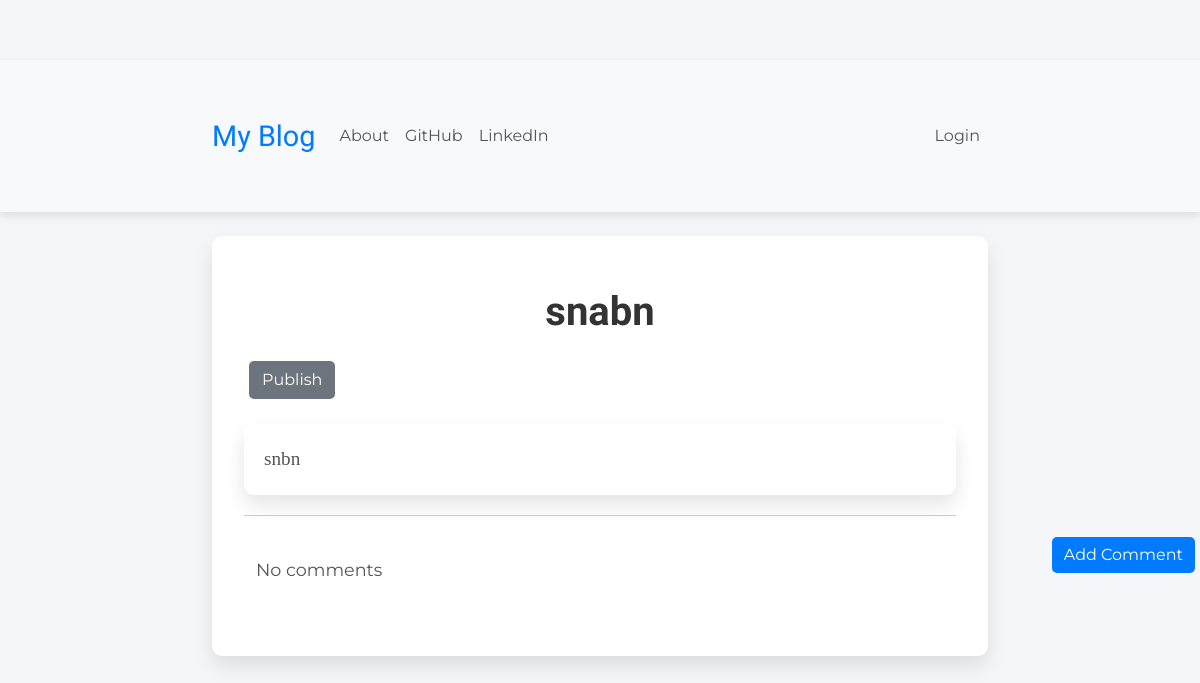
Before: /post/2/ with the older database file.
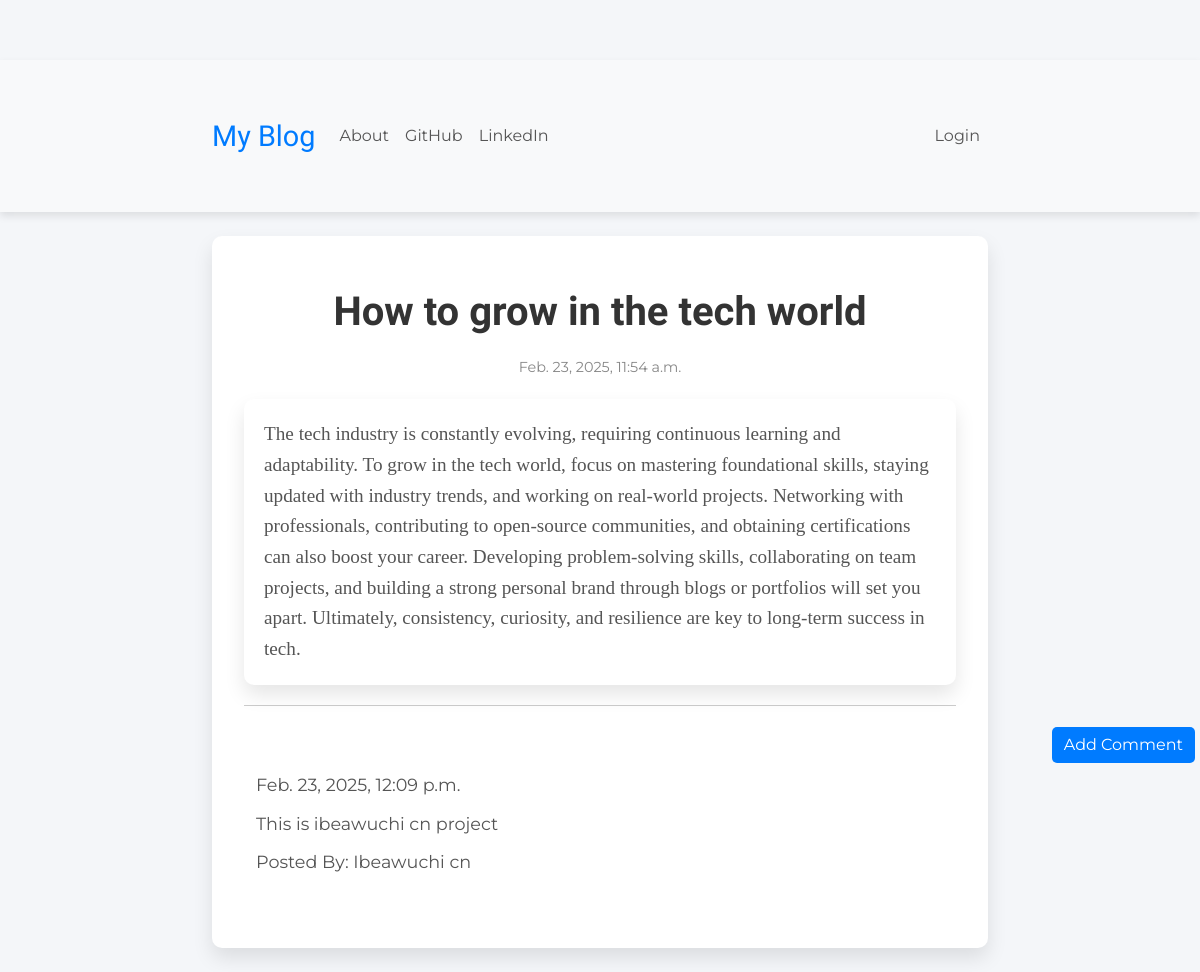
After: the same page with the newer database file.
### blog/models.py (models this page shows, shortened)
class Post(models.Model):
    author = models.ForeignKey(User, on_delete=models.CASCADE)
    title = models.CharField(max_length=200)
    text = models.TextField()
    created_date = models.DateTimeField(default=timezone.now)
    published_date = models.DateTimeField(blank=True, null=True)

class Comment(models.Model):
    post = models.ForeignKey(Post, related_name='comments', on_delete=models.CASCADE)
    author = models.CharField(max_length=200)
    text = models.TextField()
    created_date = models.DateTimeField(default=timezone.now)
    approved_comment = models.BooleanField(default=False)

### blog/views.py (the view)
# urls.py: path('post/<int:pk>/', views.PostDetailView.as_view(), name='post_detail'),
class PostDetailView(DetailView):
    model = Post
    template_name = 'blog/post_detail.html'

### blog/templates/blog/post_detail.html (shortened to what this page needs)
{% extends "blog/base.html" %}
{% load static %}
{% block content %}
<h1 class="posttitle loader">{{ post.title }}</h1>
{% if post.published_date %}
<div class="date postdate">{{ post.published_date }}</div>
{% else %}
<a class="btn btn-default" href="{% url 'post_publish' pk=post.pk %}">Publish</a>
{% endif %}
<p class="postcontent">{{ post.text|safe|linebreaksbr }}</p>
<hr />
<a class="btn btn-primary btn-comment" href="{% url 'add_comment_to_post' pk=post.pk %}">Add Comment</a>
<div class="container">
  {% for comment in post.comments.all %}
    <br />
    {% if user.is_authenticated or comment.approved_comment %}
      <p>{{ comment.created_date }}</p>
      <p>{{ comment.text|safe|linebreaksbr }}</p>
      <p>Posted By: {{ comment.author }}</p>
    {% endif %}
  {% empty %}
    <p>No comments</p>
  {% endfor %}
</div>
{% endblock %}

### blog/templates/blog/base.html (shortened to what this page needs)
<!DOCTYPE html>
{% load static %}
<html lang="en">
<head>
    <link href="https://cdn.jsdelivr.net/npm/bootstrap@5.3.3/dist/css/bootstrap.min.css" rel="stylesheet">
    <link rel="stylesheet" href="//cdn.jsdelivr.net/medium-editor/latest/css/medium-editor.min.css" type="text/css" media="screen" charset="UTF-8">
    <link rel="stylesheet" href="{% static 'css/blog.css' %}">
</head>
<body>
    <nav class="navbar navbar-expand-lg navbar-light bg-light">
        <div class="container">
            <a class="navbar-brand bigbrand" href="{% url 'post_list' %}">My Blog</a>
            <div class="collapse navbar-collapse" id="navbarNav">
                <ul class="navbar-nav me-auto mb-2 mb-lg-0">
                    <li class="nav-item"><a class="nav-link" href="{% url 'about' %}">About</a></li>
                    <li class="nav-item"><a class="nav-link" href="https://github.com" target="_blank">GitHub</a></li>
                    <li class="nav-item"><a class="nav-link" href="https://linkedin.com" target="_blank">LinkedIn</a></li>
                </ul>
                <ul class="navbar-nav ms-auto">
                    {% if user.is_authenticated %}
                        <li class="nav-item"><a class="nav-link" href="{% url 'post_create' %}">New Post</a></li>
                        <li class="nav-item"><a class="nav-link" href="{% url 'post_draft_list' %}">Drafts</a></li>
                        <li class="nav-item"><a class="nav-link" href="{% url 'logout' %}">Logout</a></li>
                        <li class="nav-item"><a class="nav-link disabled">Welcome: {{ user.username }}</a></li>
                    {% else %}
                        <li class="nav-item"><a class="nav-link" href="{% url 'login' %}">Login</a></li>
                    {% endif %}
                </ul>
            </div>
        </div>
    </nav>
    <div class="container my-4">
        <div class="blog_posts">
            {% block content %}
            {% endblock %}
        </div>
    </div>
</body>
</html>

### blog/static/css/blog.css (style rules this page uses)
.bigbrand { font-size: 1.5em; }
.postdate { text-align: center; }
.posttitle { font-family: 'Russo One', sans-serif; font-size: 3em; text-align: center; }
.postcontent { font-family: 'Monsterrat'; font-size: 1.5em; }
.btn-comment { position: absolute; right: 0px; }
.loader { filter: hue-rotate(0deg); color: linear-gradient(45deg, #0f8, #0f8); animation: hue 10000ms infinite linear; }

### blog/templates/blog/base.html (style rules this page uses)
body { font-family: 'Montserrat', sans-serif; background-color: #f8f9fa; color: #333; line-height: 1.6; padding-top: 56px; }
.navbar { box-shadow: 0 4px 8px rgba(0, 0, 0, 0.1); }
.navbar-brand { font-family: 'Russo One', sans-serif; font-size: 1.8rem; color: #007bff !important; }
.nav-link { color: #555 !important; transition: color 0.3s; }
h1 { font-size: 2.5rem; margin-bottom: 20px; color: #007bff; }
p { font-size: 1.1rem; margin-bottom: 10px; }
.blog_posts { background: #fff; padding: 2rem; border-radius: 10px; box-shadow: 0 10px 20px rgba(0, 0, 0, 0.1); }
.btn-primary { background-color: #007bff; border: none; border-radius: 5px; transition: background-color 0.3s, box-shadow 0.3s; }

### blog/templates/blog/post_detail.html (style rules this page uses)
body { font-family: 'Montserrat', sans-serif; background-color: #f4f6f9; color: #333; padding-top: 60px; }
.posttitle { font-size: 2.5rem; font-weight: 700; color: #333; margin-top: 20px; text-align: center; animation: fadeInUp 1s ease-out; }
.postdate { font-size: 0.9rem; color: #888; text-align: center; margin-bottom: 20px; }
.postcontent { font-size: 1.2rem; line-height: 1.6; margin: 20px auto; max-width: 800px; padding: 20px; background-color: #fff; border-radius: 10px; box-shadow: 0 10px 20px rgba(0, 0, 0, 0.1); word-break: break-word; }
.btn { margin: 5px; border-radius: 5px; transition: all 0.3s; }
.btn-primary { background-color: #007bff; border-color: #007bff; color: white; }
.container { max-width: 800px; margin: 40px auto; }
p { margin-bottom: 10px; color: #555; }

Changed rows visible on the page:
changed Post: title "snabn" → "How to grow in the tech world"; published_date (not shown) → "Feb. 23, 2025, 11:54 a.m."; text "snbn" → "The tech industry is constantly evolving, requiring continuous learning and adaptability. To grow in the tech world, focus on mastering foundational skills, staying updated with industry trends, and working on real-world projects. Networking with professionals, contributing to open-source communities, and obtaining certifications can also boost your career. Developing problem-solving skills, collaborating on team projects, and building a strong personal brand through blogs or portfolios will set you apart. Ultimately, consistency, curiosity, and resilience are key to long-term success in tech."
added Comment: created_date "Feb. 23, 2025, 12:09 p.m.", text "This is ibeawuchi cn project", author "Ibeawuchi cn"
Other visible differences:
text no longer shown: "Publish No comments"
